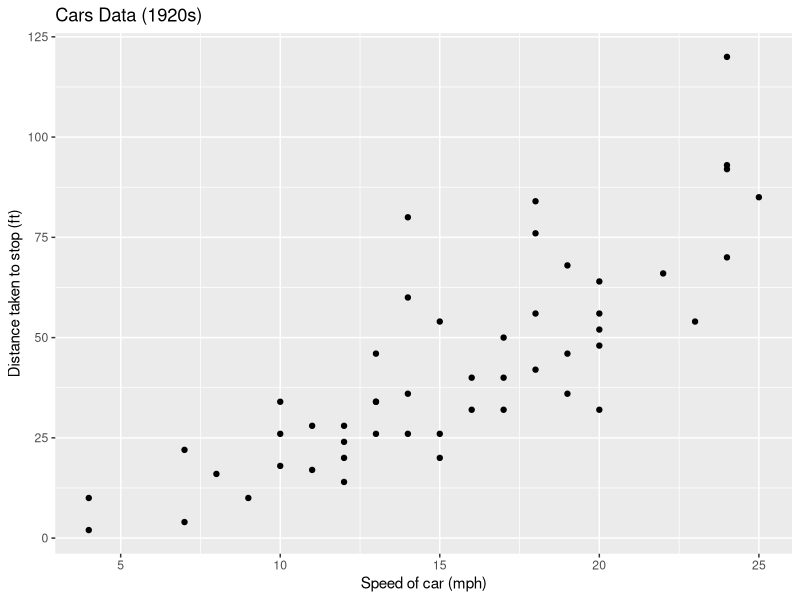

Source code (R):
## ---- chunk 1
knitr::opts_chunk$set(echo = TRUE, fig.align="center")
library(tidyverse)
## ---- chunk 2
summary(cars)
## ---- chunk 3
library(kableExtra)
summary(cars) %>%
  kable(col.names = c("Speed", "Distance")
        , row.names = F) %>%
  kable_styling(bootstrap_options = "striped"
                , full_width = F) %>%
  row_spec(0, bold = T, underline = T) %>%
  column_spec(1:2, width = "1.5in") 
## ---- chunk 4
ggplot(data = cars, aes(x = speed, y = dist)) + 
  geom_point() + 
  labs(x = "Speed of car (mph)"
       , y = "Distance taken to stop (ft)"
       , title = "Cars Data (1920s)")
